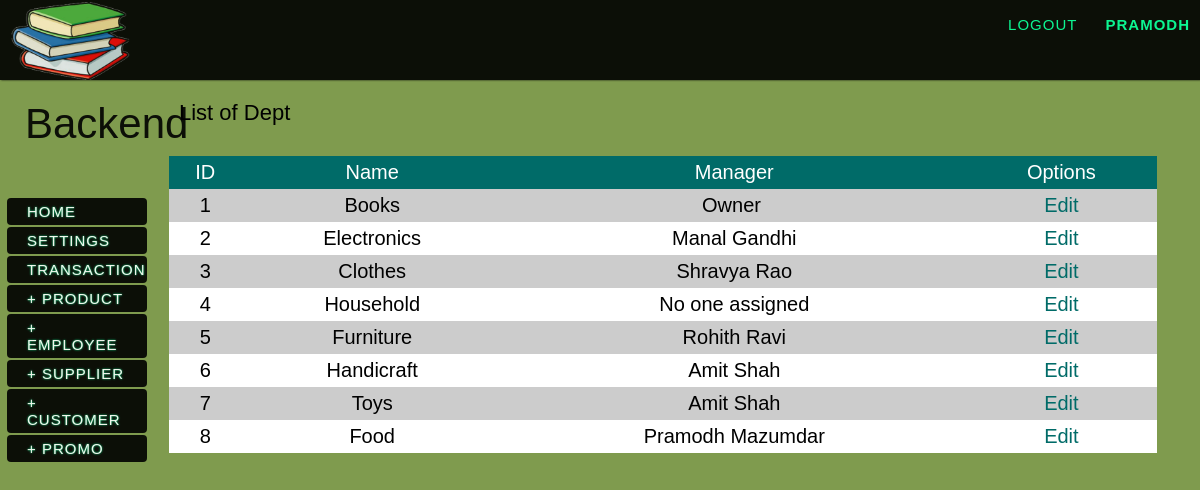
Screenshot of /viewlist.php?list=dept (signed in) with the database file from the repository.
### tables this page shows
CREATE TABLE IF NOT EXISTS `department` (
  `manager_id` int(11) NOT NULL,
  `dept_id` int(5) NOT NULL AUTO_INCREMENT,
  `dept_name` varchar(40) NOT NULL,
  `manager_start_date` date NOT NULL,
  PRIMARY KEY (`dept_id`)
);

CREATE TABLE IF NOT EXISTS `employee` (
  `first_name` varchar(20) NOT NULL,
  `last_name` varchar(20) NOT NULL,
  `id` int(11) NOT NULL AUTO_INCREMENT,
  `dept_id` int(11) NOT NULL,
  `salary` int(8) NOT NULL,
  `phone_number` int(12) NOT NULL,
  `address` varchar(60) NOT NULL,
  `uid` int(11) NOT NULL,
  `join_date` date NOT NULL,
  `dob` date NOT NULL,
  `end_date` date NOT NULL DEFAULT '0000-00-00',
  `perks` int(11) NOT NULL DEFAULT '0',
  `admin` tinyint(1) NOT NULL,
  PRIMARY KEY (`id`),
  UNIQUE KEY `uid` (`uid`)
);

### viewlist.php (the view, shortened to what this page needs)
<?php
	require_once("include/header.php");
?>
<div id="body">
	<?php include_once("include/left_content.php"); ?>
    <div class="rcontent">
    <?php if(isset($_GET['list'])){
		if(!strcmp(strtolower($_GET['list']),"product")){
			echo"<h1><span>List of ".ucfirst($_GET['list'])."</span></h1>";
			echo"<div id='contentbox'><div id='data'>
				 <table id='itemList' ><tr><th>ID</th><th>Product name</th><th>Supplier name</th><th>Market Price</th><th>Cost Price</th><th>Options</th></tr>";
			$plist = mysql_query("select product_id, product_name, supplier_id, market_price, cost_price from product");
			while($row = mysql_fetch_array($plist)){
				echo"<tr><td>{$row['product_id']}</td>
					 <td>{$row['product_name']}</td>";
			$slist = mysql_query("select sdealer from supplier where sid='{$row['supplier_id']}'");
			$slist = mysql_fetch_array($slist);
				echo"<td>{$slist['sdealer']}</td>
					 <td>{$row['market_price']}</td>
					 <td>{$row['cost_price']}</td>
					 <td><a href='editlist.php?name=product&id={$row['product_id']}'>Edit</a> ";
			}
        	echo"</tr></table></div></div>";
		}
		elseif(!strcmp(strtolower($_GET['list']),"dept")){
			echo"<h1><span>List of ".ucfirst($_GET['list'])."</span></h1>";
			echo"<div id='contentbo'><div id='data'><table id='itemList' ><tr><th>ID</th><th>Name</th><th>Manager</th><th>Options</th></tr>";
			$dlist = mysql_query("select dept_id, dept_name, manager_id from department");
			while($row = mysql_fetch_array($dlist)){
				echo"<tr><td>{$row['dept_id']}</td>
					 <td>{$row['dept_name']}</td>";
				if($row['manager_id']){
					$elist = mysql_query("select first_name, last_name from employee where id='{$row['manager_id']}'");
					$ename =  mysql_fetch_array($elist);
					echo "<td>{$ename['first_name']}&nbsp;{$ename['last_name']}</td>";
				}
				else echo"<td>No one assigned</td>";
				echo"<td><a href='editlist.php?name=dept&id={$row['dept_id']}'>Edit</a>";
			}
		}
	}
	?>
    </div>
</div>

### include/header.php (shortened to what this page needs)
<!DOCTYPE html PUBLIC "-//W3C//DTD XHTML 1.0 Transitional//EN" "http://www.w3.org/TR/xhtml1/DTD/xhtml1-transitional.dtd">
<html xmlns="http://www.w3.org/1999/xhtml">
<head>
        <link rel="stylesheet" type="text/css" href="css/outline.css" />
        <link rel="stylesheet" type="text/css" href="css/menu.css" />
</head>
<body>
<div class="container">
            <div class="header">
            <a href='index.php'><img src="images/logo.png" width="120" height="80" alt='Logo' /></a>
                <span class="right">
                    <?php if(isset($_SESSION['username']))
						echo "<a href='logout.php'>Logout</a>";
						else
						echo "<a href='login.php'>Log In</a>";
					?>|
                    <a href="mydetails.php">
                        <strong><?php echo $_SESSION['username']?></strong>
                    </a>
                </span>
            </div>

### include/left_content.php (shortened to what this page needs)
<?php if(isset($_SESSION['username'])){
	echo"<div class='lcontent'>
            <h1>Backend</h1>
                <ul class='bmenu'>
                    <li><a href='index.php'>Home</a></li>
                    <li><a href='settings.php'>Settings</a></li>
                    <li><a href='transaction.php'>Transaction</a></li>";
                    if(isset($_SESSION['admin'])){
						if($_SESSION['admin']!=0){
						echo "<li><a href='addproduct.php'>+ Product</a></li>
							  <li><a href='addemp.php'>+ Employee</a></li>
							  <li><a href='addsupplier.php'>+ Supplier</a></li>
							  <li><a href='addcustomer.php'>+ Customer</a></li>
							  <li><a href='addpromo.php'>+ Promo</a></li>";
						}
					}
    echo"</ul></div>";
} ?>

### css/outline.css (style rules this page uses)
body { margin-left:auto; margin-right:auto; background-color: #7f9b4e; background-repeat: repeat, no-repeat; background-position: center center; background-attachment: fixed; -webkit-background-size: auto, cover; -moz-background-size: auto, cover; -o-background-size: auto, cover; background-size: auto, cover; color: #000; font-family: 'Josefin Slab', Arial, sans-serif; font-size: 20px; }
.container { position:relative; background: #7f9b4e; }
a { color: #0f9; text-decoration: none; }
h1 { margin:0px; padding:20px; font-size:42px; color:#000; text-align:left; font-weight:400; text-align:left; }
h1 span { font-size:22px; color:#000; padding-top:10px; }
.header { width: 100%; height: 80px; }
.header { font-family:'Arial Narrow', Arial, sans-serif; line-height: 50px; font-size: 15px; background: #000; opacity: 0.9; text-transform: uppercase; z-index: 9999; position: relative; -moz-box-shadow: 1px 0px 2px #000; -webkit-box-shadow: 1px 0px 2px #000; box-shadow: 1px 0px 2px #000; }
.header a { padding: 0px 10px; letter-spacing: 1px; color: #0f9; display: block; float: left; }
.header span.right { float: right; }
.header span.right a { float: none; display: inline; }
.lcontent { position: relative; width:12%; margin: 0px 5px; float:left; opacity:0.9; padding-bottom:100px; }
.rcontent { position:relative; width:84%; margin:0px 5px; float:left; overflow:auto; padding-bottom:100px; }
#data { padding:10px; }
#itemList { width:100%; }
#itemList a { color:#006b68; }
#itemList th,td { padding:5px; text-align:center; }
#itemList tr:nth-child(even) { background-color: #CCC; }
#itemList tr:nth-child(odd) { background-color:#fff; }
#itemList tr:nth-child(1) { background-color:#006b68; color:#fff; }

### css/menu.css (style rules this page uses)
.bmenu { padding: 0px; margin: 30px 0 20px 0; position: relative; }
.bmenu li { font-size: 15px; display: block; }
.bmenu li a { display: block; text-transform: uppercase; text-shadow: 0px 0px 2px #0f9; color: #fff; padding: 5px 20px; margin: 2px; background-color:#000; letter-spacing: 1px; border-radius:4px; -moz-border-radius:4px; -webkit-transition: all 0.2s linear; -moz-transition: all 0.2s linear; -o-transition: all 0.2s linear; -ms-transition: all 0.2s linear; transition: all 0.2s linear; }

### rows the page displays
department: dept_id "1", dept_name "Books", employee.first_name "Owner"
department: dept_id "2", dept_name "Electronics", employee.first_name "Manal", employee.last_name "Gandhi"
department: dept_id "3", dept_name "Clothes", employee.first_name "Shravya", employee.last_name "Rao"
department: dept_id "4", dept_name "Household", manager_id "No one assigned"
department: dept_id "5", dept_name "Furniture", employee.first_name "Rohith", employee.last_name "Ravi"
department: dept_id "6", dept_name "Handicraft", employee.first_name "Amit", employee.last_name "Shah"
department: dept_id "7", dept_name "Toys", employee.first_name "Amit", employee.last_name "Shah"
department: dept_id "8", dept_name "Food", employee.first_name "Pramodh", employee.last_name "Mazumdar"

### other values shown
$_SESSION['username'] "PRAMODH"
$_GET['list'] "Dept"
